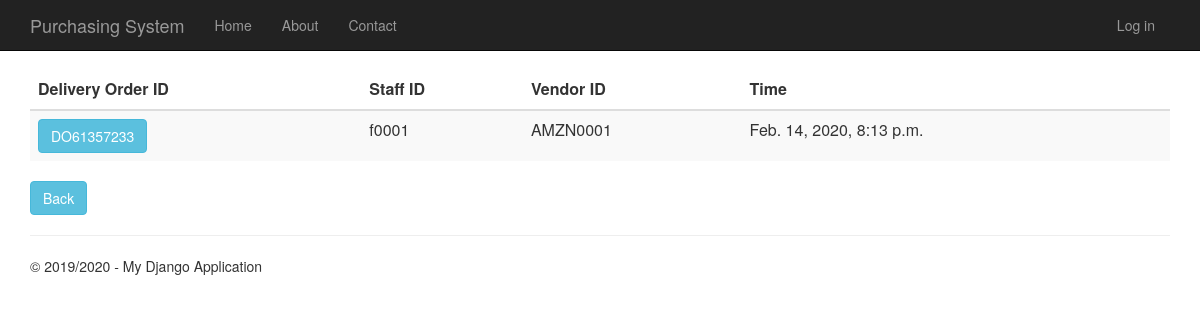
Screenshot of /deliveryorderhistory with the database file from the repository.
### DeliveryOrder/models.py (models this page shows, shortened)
class DeliveryOrder(models.Model):
    delivery_order_id = models.CharField(primary_key=True, max_length=10)
    shipping_instructions = models.TextField()
    time_created = models.DateTimeField()
    description = models.TextField(null=True,default=None, blank=True)
    total_price = models.DecimalField(max_digits=10, decimal_places=2, default=Decimal('0.00'))
    person_id = models.ForeignKey(Person)
    vendor_id = models.ForeignKey(Vendor)
    purchase_order_id = models.OneToOneField(PurchaseOrder)

### app/models.py (models this page shows, shortened)
class Person(models.Model):
    user_id = models.OneToOneField(User)
    person_id = models.CharField(primary_key=True, max_length=10)
    person_name = models.TextField()
    person_address = models.TextField()
    person_phone_number = models.TextField()
    person_role = models.TextField(default = 'EMPLOYEE')

class Vendor(models.Model):
    vendor_id = models.CharField(primary_key=True, max_length=10)
    vendor_name = models.TextField()
    vendor_phone_number = models.TextField()
    vendor_address = models.TextField()
    vendor_email = models.TextField()
    def __str__(self):
        return str(self.vendor_id)

### DeliveryOrder/views.py (the view)
# urls.py: url(r'^deliveryorderhistory', DeliveryOrder.views.deliveryorderhistory, name="delivery_order_history"),
def deliveryorderhistory(request):
    delivery_orders = DeliveryOrder.objects.all()
    context = {
            'title':'delivery Order History',
            'rows':delivery_orders,
            'year':'2019/2020'
        }
    return render(request,'DeliveryOrder/deliveryorderhistory.html',context)

### DeliveryOrder/templates/DeliveryOrder/deliveryorderhistory.html
﻿{% extends "app/layout.html" %}
{% block content %}
<div class="purcahseorderhistory margintop" action="menu" >
    <form action="deliveryorderhistorydetails" method="GET">
        <table class="table table-striped margintop">
          <thead>
            <tr>
              <th scope="col">Delivery Order ID</th>
              <th scope="col">Staff ID</th>
              <th scope="col">Vendor ID</th>
              <th scope="col">Time</th>
            </tr>
          </thead>
          <tbody>
              {% for r in rows %}
            <tr>
                 <td><button type="submit" name="do_id" value="{{r.delivery_order_id}}" class="btn btn-info" >{{r.delivery_order_id}}</button></td>
                 <td>{{r.person_id.person_id}}</td>
                 <td>{{r.vendor_id}}</td>
                 <td>{{r.time_created}}</td>
            </tr>
              {% endfor %}
          </tbody>
        </table>
        <div class="margintop">
            <a type="submit" class="btn btn-info" href="/menu">Back</a>
        </div>
    </form>
</div>
{% endblock %}

### app/static/app/content/site.css (style rules this page uses)
body { padding-top: 50px; padding-bottom: 20px; }

### rows the page displays
DeliveryOrder: delivery_order_id "DO61357233", person_id.person_id "f0001", vendor_id "AMZN0001", time_created "Feb. 14, 2020, 8:13 p.m."

### other values shown
{{ year }} "2019/2020"
